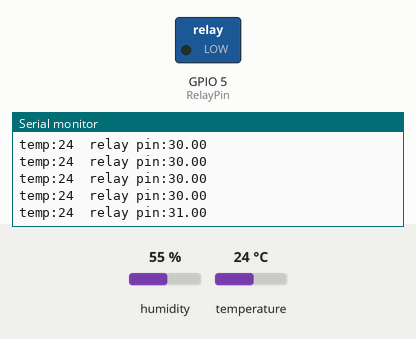
Simulated run of this sketch. Board: ESP8266 (NodeMCU). Parts: switched loads named in the sketch (green lamp = pin HIGH), the last lines printed to the serial monitor. The test bench sets the inputs (shaded band); at power-on: temperature 24 °C, humidity 55 %.

Above: at 2.8 s.
2.9 s: temperature set to 28 °C
At 3.8 s:
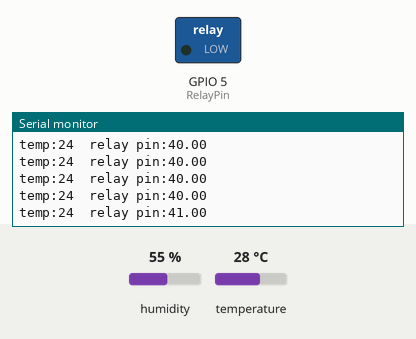
5.6 s: temperature set to 33 °C
At 8.18 s:
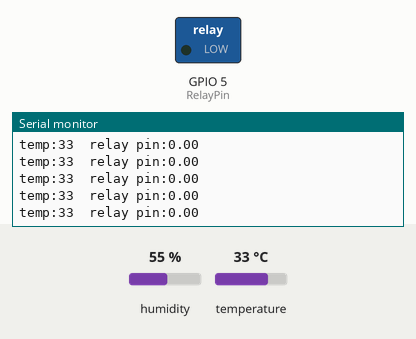
Timing chart, 0 to 9.7 s (numbered marks = the images above; inputs shaded):
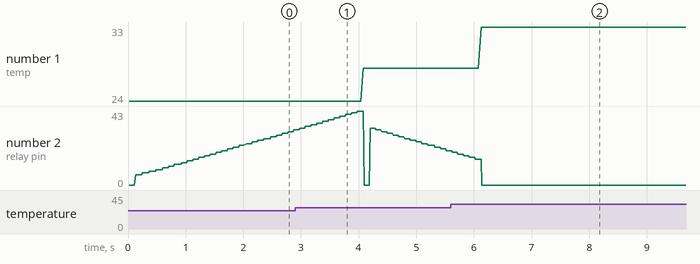

Measured:
- after the input at 5.6 s, the serial monitor: prints a new line after 0.53 s (image 2)

The sketch:

PID-DTH11.ino
```cpp
/*
 * PID USING DTH11 and ESP8266
 * ----------------------------
 * This a sketch to control a heater using PID with aggressive and conservative tunings.
 *
*/


//needed for library
#include <ESP8266WiFi.h>          //https://github.com/esp8266/Arduino
#include <DNSServer.h>
#include <ESP8266WebServer.h>
#include <WiFiManager.h>         //https://github.com/tzapu/WiFiManager
#include <DHT.h>
#include <PID_v1.h>

int hu;
int tp;
int sp;
int mpd;
int op;

#define DHTPIN 4
#define DHTTYPE DHT11   // DHT 11

DHT dht(DHTPIN, DHTTYPE);

#define RelayPin 5
float temp, humi;


//Define the aggressive and conservative Tuning Parameters
double aggKp = 4, aggKi = 10, aggKd = 2;
double consKp = 2, consKi = 5, consKd = 1;
//Define Variables we'll be connecting to
double Setpoint, Input, Output;

//Specify the links and initial tuning parameters
PID myPID(&Input, &Output, &Setpoint, consKp, consKi, consKd, DIRECT);


void setup()
{


  Serial.begin(9600);
  pinMode(RelayPin, OUTPUT);

  dht.begin();

  //this is the temperature we want to reach
  Setpoint = 26;

  //tell the PID to range between 0 and 255
  myPID.SetOutputLimits(0, 255);

  //turn the PID on
  myPID.SetMode(AUTOMATIC);
}

void loop()
{

  humi = dht.readHumidity();
  temp = dht.readTemperature();


  sp = (Setpoint * 100) / 100; //changes humi to a 2 digit intiger
  hu = (humi * 10) / 10; //changes humi to a 2 digit intiger
  tp = (temp * 10) / 10; //changes temp to a 2 digit integer
  Input = tp;

  double gap = abs(Setpoint - Input); //distance away from setpoint
  if (gap < 10)
  { //we're close to setpoint, use conservative tuning parameters
    myPID.SetTunings(consKp, consKi, consKd);
  }
  else
  {
    //we're far from setpoint, use aggressive tuning parameters
    myPID.SetTunings(aggKp, aggKi, aggKd);
  }

  myPID.Compute();


  //Serial.print("humidity:");
  //Serial.print(hu);
  //Serial.print("\t");
  Serial.print("temp:");
  Serial.print(tp);
  Serial.print("\t");
  Serial.print("relay pin:");
  Serial.print(Output);
  Serial.print("\n");

  //Serial.print("kp: "); Serial.print(myPID.GetKp()); Serial.print(" ");
  //Serial.print("ki: "); Serial.print(myPID.GetKi()); Serial.print(" ");
  //Serial.print("kd: "); Serial.print(myPID.GetKd()); Serial.println();


  delay(10);
}
```
